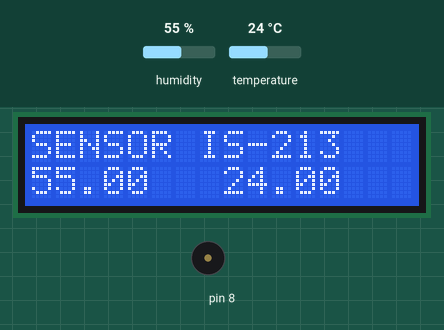
The sketch below on a simulated Arduino Uno, built with avr-gcc and run on an emulated ATmega328P. Shown: 16×2 character LCD, buzzer (waves = sounding). Inputs (shaded band) come from the test bench; at power-on: temperature 24 °C, humidity 55 %.

Above: at 1.2 s.
1.3 s: temperature set to 27 °C
At 2.39 s:
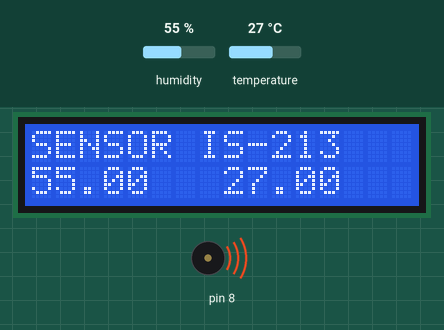
7.3 s: temperature set to 12 °C
At 9.2 s:
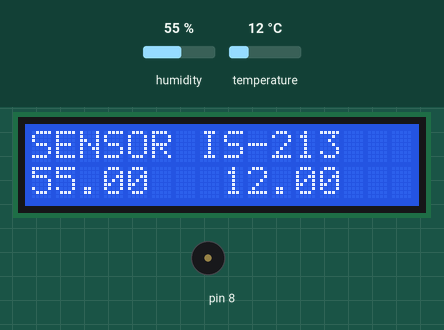
10.0 s: humidity set to 22 %
At 10.8 s:
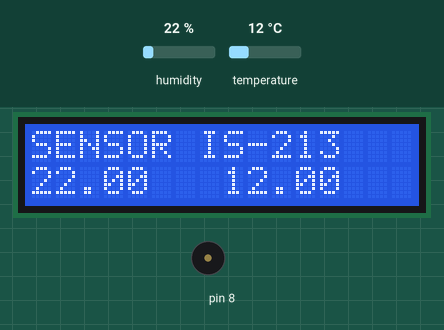
12.7 s: humidity set to 40 %
At 15.2 s:
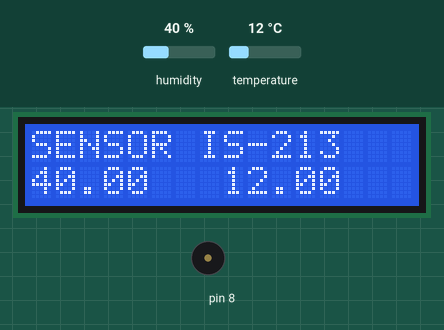
Timing chart, 0 to 16.7 s (numbered marks = the images above; inputs shaded):
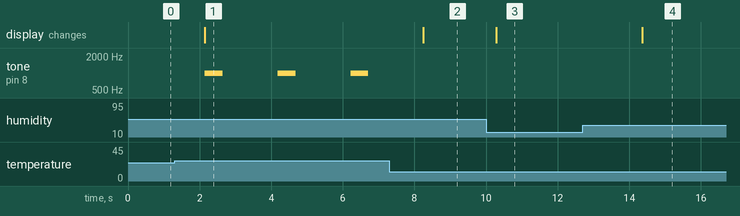

Measured:
- the behaviour switches between 25 and 26 °C on temperature (found by bisection; images 0 and 1)
- after the input at 1.3 s, tone on pin 8: alternates 1000 Hz for 0.50 s and silent for 1.5 s, starting after 0.85 s; the display: changes after 0.85 s (image 1)
- after the input at 7.3 s, tone on pin 8: stays silent (without the input it goes to 1000 Hz after 0.95 s); the display: changes after 0.95 s (image 2)
- after the input at 10.0 s, the display: changes after 0.29 s (image 3)
- after the input at 12.7 s, the display: changes after 1.7 s (image 4)

The sketch:

temperatura_buzzer.ino
```cpp
// Sensor de temperatura + LCD + Buzzer
// Miércoles 17 de noviembre de 2021


// Librerías necesarias
#include <Wire.h>
#include <LiquidCrystal_I2C.h>
#include "DHT.h"

// Crear el objeto pantalla
LiquidCrystal_I2C lcd(0x27, 16, 2);
DHT dht(2, DHT11);

void setup() {

  lcd.init();       // Inicializar la pantalla
  lcd.backlight();  // Encender el backlight
  lcd.print("SENSOR IS-213"); // Mostrar un mensaje
  dht.begin();
}

void loop() {

  float humedad = dht.readHumidity();
  float temperatura = dht.readTemperature();

  lcd.setCursor(0, 1);
  lcd.print(humedad);
  lcd.setCursor(8, 1);
  lcd.print(temperatura);

  if (temperatura > 25) {
    tone(8, 1000, 500);
  }

  delay(2000);

}
```
